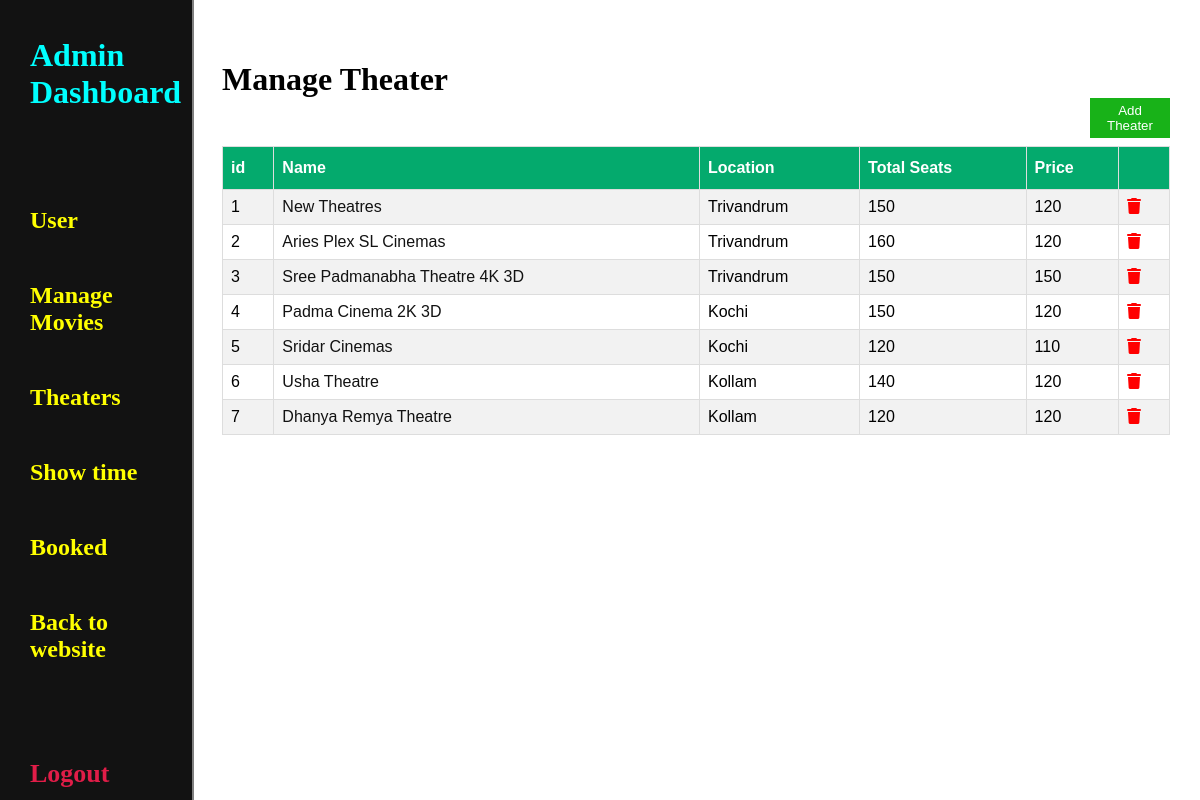
Screenshot of /adminmanagetheater/ (signed in) with the database file from the repository.
### home/models.py (models this page shows, shortened)
class Theater(models.Model):
    name = models.CharField(max_length = 255)
    location = models.CharField(max_length = 255)
    totalseats = models.CharField(max_length=255)
    price = models.CharField(max_length = 10)

### home/views.py (the view)
# urls.py: path('adminmanagetheater/', views.admin_manage_theater, name='adminmanagetheater'),
def admin_manage_theater(request):
    theater = Theater.objects.all()
    context = {'theater' : theater}
    return render(request, "adminmanagetheater.html", context)

### home/templates/adminmanagetheater.html (shortened to what this page needs)
{% extends 'adminbase.html' %}
{% load static %}
{% block template %}
<div class="right">
    <h1 style="margin-bottom: 0;">Manage Theater</h1>
    <div>
        <a href="{% url 'adminaddtheater' %}"><button class="add-user">Add Theater</button></a>
    </div>
    <div class="table-for-admin-user">
        <table id="customers">
        <tr>
            <th>id</th>
            <th>Name</th>
            <th>Location</th>
            <th>Total Seats</th>
            <th>Price</th>
            <th></th>
        </tr>
        {% for t in theater %}
        <tr>
            <td>{{ t.id }}</td>
            <td><a class="username-admin-a" href="{% url 'adminedittheater' t.id %}">{{ t.name }}</a></td>
            <td>{{ t.location }}</td>
            <td>{{ t.totalseats }}</td>
            <td>{{ t.price }}</td>
            <td><a href="{% url 'admindeletetheater' t.id %}"><i class="fa-solid fa-trash" style="color: red;"></i></a></td>
        </tr>
        {% endfor %}
    </div>
</div>
{% endblock %}

### home/static/css/adminbase.css (style rules this page uses)
* { box-sizing: border-box; }
body { margin: 0; padding: 0; width: 100%; height: 100vh; background-color:#121212; }
.right { padding: 5vh 30px; width: 84%; float: right; background-color: white; height: auto; min-height: 100% !important }
#customers { font-family: Arial, Helvetica, sans-serif; border-collapse: collapse; width: 100%; }
#customers td, #customers th { border: 1px solid #ddd; padding: 8px; }
#customers tr:nth-child(even) { background-color: #f2f2f2; }
#customers th { padding-top: 12px; padding-bottom: 12px; text-align: left; background-color: #04AA6D; color: white; }
.username-admin-a { text-decoration: none; color: #121212; cursor: pointer; }
.add-user { margin-bottom: 1vh; width: 80px; background-color: rgb(24, 178, 24); color: white; height: 5vh; border: 0; float: right; }

### rows the page displays
Theater: id "1", name "New Theatres", location "Trivandrum", totalseats "150", price "120"
Theater: id "2", name "Aries Plex SL Cinemas", location "Trivandrum", totalseats "160", price "120"
Theater: id "3", name "Sree Padmanabha Theatre 4K 3D", location "Trivandrum", totalseats "150", price "150"
Theater: id "4", name "Padma Cinema 2K 3D", location "Kochi", totalseats "150", price "120"
Theater: id "5", name "Sridar Cinemas", location "Kochi", totalseats "120", price "110"
Theater: id "6", name "Usha Theatre", location "Kollam", totalseats "140", price "120"
Theater: id "7", name "Dhanya Remya Theatre", location "Kollam", totalseats "120", price "120"
